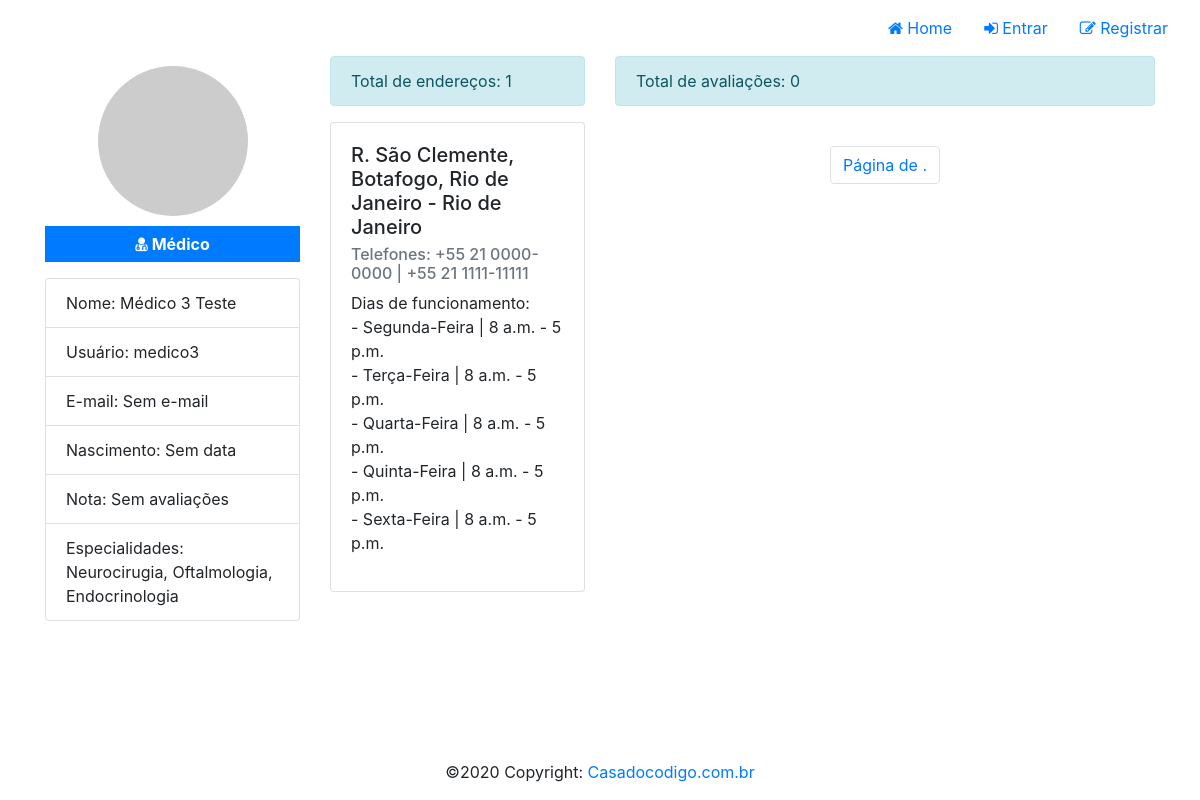
The app's page /profile/6, older data.
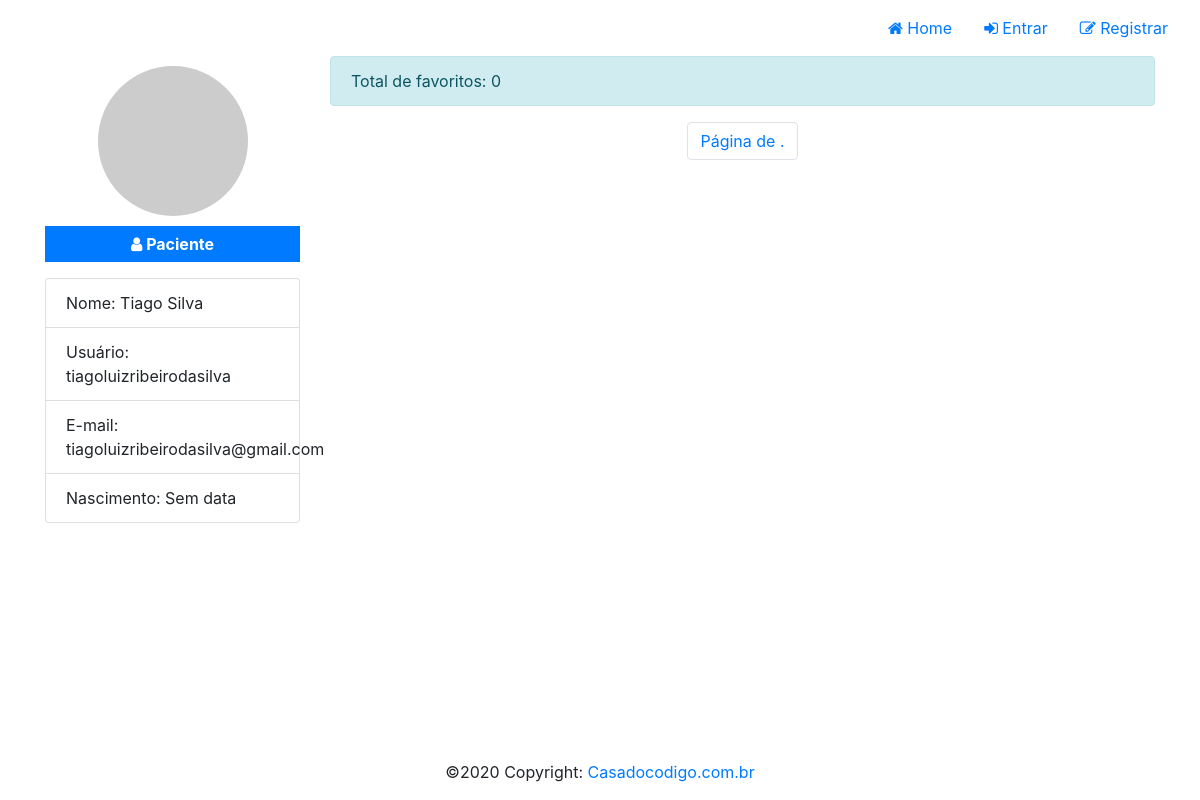
The same page, newer data.
### medicSearch/models/Profile.py (models this page shows, shortened)
class Profile(models.Model):
    user = models.OneToOneField(User, on_delete=models.CASCADE)
    role = models.IntegerField(choices=ROLE_CHOICE, default=3)
    birthday = models.DateField(default=None, null=True, blank=True)
    created_at = models.DateTimeField(auto_now_add=True)
    updated_at = models.DateTimeField(auto_now=True)
    token = models.CharField(max_length=255, null=True, blank=True)
    image = models.ImageField(null=True, blank=True)
    favorites = models.ManyToManyField(User, blank=True, related_name='favorites')
    specialties = models.ManyToManyField(Speciality, blank=True, related_name='specialties')
    addresses = models.ManyToManyField(Address, blank=True, related_name='addresses')
    def show_scoring_average(self):
        from .Rating import Rating
        try:
            ratings = Rating.objects.filter(user_rated=self.user).aggregate(Sum('value'), Count('user'))
            if ratings['user__count'] > 0:
                scoring_average = ratings['value__sum'] / ratings['user__count']
                scoring_average = round(scoring_average, 2) # Arredondando o valor para duas casas decimais
                return scoring_average
            return 'Sem avaliações'
        except:
            return 'Sem avaliações'
    def show_favorites(self):
        ids = [result.id for result in self.favorites.all()]
        return Profile.objects.filter(user__id__in=ids)
    def show_ratings(self):
        from .Rating import Rating
        return Rating.objects.filter(user_rated=self.user)

### medicSearch/models/Speciality.py (models this page shows)
class Speciality(models.Model):
    name = models.CharField(null=False, max_length=100)
    status = models.BooleanField(default=True)
    created_at = models.DateTimeField(auto_now_add=True)
    updated_at = models.DateTimeField(auto_now=True)
    def __str__(self):
        return '{}'.format(self.name)

### medicSearch/models/Address.py (models this page shows, shortened)
class Address(models.Model):
    neighborhood = models.ForeignKey(Neighborhood, null=True, related_name='neighborhood', on_delete=models.SET_NULL)
    name = models.CharField(null=False, max_length=100)
    address = models.CharField(null=False, max_length=255)
    latitude = models.DecimalField(max_digits=9, decimal_places=7)
    longitude = models.DecimalField(max_digits=9, decimal_places=7)
    opening_time = models.TimeField()
    closing_time = models.TimeField()
    days_week = models.ManyToManyField(DayWeek, blank=True, related_name='days_week')
    phone = models.CharField(null=True, blank=True, max_length=50)
    status = models.BooleanField(default=True)
    created_at = models.DateTimeField(auto_now_add=True)
    updated_at = models.DateTimeField(auto_now=True)

### medicSearch/models/Neighborhood.py (models this page shows, shortened)
class Neighborhood(models.Model):
    city = models.ForeignKey(City, null=True, related_name='city', on_delete=models.SET_NULL)
    name = models.CharField(null=False, max_length=20)
    status = models.BooleanField(default=True)
    created_at = models.DateTimeField(auto_now_add=True)
    updated_at = models.DateTimeField(auto_now=True)

### medicSearch/models/City.py (models this page shows)
class City(models.Model):
    state = models.ForeignKey(State, null=True, related_name='state', on_delete=models.SET_NULL)
    name = models.CharField(null=False, max_length=20)
    status = models.BooleanField(default=True)
    created_at = models.DateTimeField(auto_now_add=True)
    updated_at = models.DateTimeField(auto_now=True)
    def __str__(self):
        return '{} - {}'.format(self.name, self.state.name)

### medicSearch/models/State.py (models this page shows, shortened)
class State(models.Model):
    name = models.CharField(null=False, max_length=20)
    status = models.BooleanField(default=True)
    created_at = models.DateTimeField(auto_now_add=True)
    updated_at = models.DateTimeField(auto_now=True)

### medicSearch/models/DayWeek.py (models this page shows, shortened)
class DayWeek(models.Model):
    name = models.CharField(null=False, max_length=20)
    status = models.BooleanField(default=True)
    created_at = models.DateTimeField(auto_now_add=True)
    updated_at = models.DateTimeField(auto_now=True)

### medicSearch/views/ProfileView.py (the view)
def list_profile_view(request, id=None):
    profile = None
    if id is None and request.user.is_authenticated:
        profile = Profile.objects.filter(user=request.user).first()
    elif id is not None:
        profile = Profile.objects.filter(user__id=id).first()
    elif not request.user.is_authenticated:
        return redirect(to='/')
    favorites = profile.show_favorites()
    if len(favorites) > 0:
        paginator = Paginator(favorites, 8)
        page = request.GET.get('page')
        favorites = paginator.get_page(page)
    ratings = profile.show_ratings()
    if len(ratings) > 0:
        paginator = Paginator(ratings, 8)
        page = request.GET.get('page')
        ratings = paginator.get_page(page)
    context = {
        'profile': profile,
        'favorites': favorites,
        'ratings': ratings
    }
    return render(request, template_name='profile/profile.html', context=context, status=200)

### medicSearch/templates/profile/profile.html (shortened to what the changed rows need)
{% extends "base.html" %}
{% load static %}
{% block styles %}<link rel="stylesheet" href="{% static 'css/profile.css' %}">{% endblock %}
{% block content %}
<div id="content">
    <div class="container">
        <div class="row">
            <div class="col-xs-12 col-md-3" id="profile-area">
                <div id="image-profile" style="background-image: url('/media/{{profile.image}}');"></div>
                {% if profile.role == 1 %}
                <p class="badge badge-primary text-center" id="badge-role"><i class="fa fa-building"></i> Administrador</p>
                {% elif profile.role == 2 %}
                <p class="badge badge-primary text-center" id="badge-role"><i class="fa fa-user-md"></i> Médico</p>
                {% else %}
                <p class="badge badge-primary text-center" id="badge-role"><i class="fa fa-user"></i> Paciente</p>
                {% endif %}
                <ul class="list-group">
                    <li class="list-group-item">Nome: {{profile.user.get_full_name | default:"Sem nome"}}</li>
                    <li class="list-group-item">Usuário: {{profile.user.username | default:"Sem usuário"}}</li>
                    <li class="list-group-item">E-mail: {{profile.user.email | default:"Sem e-mail"}}</li>
                    <li class="list-group-item">Nascimento: {{profile.birthday | date:'d/m/Y' | default:"Sem data"}}</li>
                    {% if profile.role == 2 %}
                    <li class="list-group-item">Nota: {{ profile.show_scoring_average }}</li>
                    <li class="list-group-item">Especialidades: {{ profile.specialties.all | join:", " }}</li>
                    {% endif %}
                </ul>
            </div>
            {% if profile.role == 1 or profile.role == 3 %}
            <div class="col-xs-12 col-md-9" id="favorites-area">
                <div class="alert alert-info">Total de favoritos: {{favorites | length}}</div>
                <div class="row">
                    <nav aria-label="Page navigation" class="navigation">
                      <ul class="pagination">
                          <li class="page-item"><a class="page-link" href="#">Página {{ favorites.number }} de {{ favorites.paginator.num_pages }}.</a></li>
                      </ul>
                    </nav>
                </div>
            </div>
            {% else %}
            <div class="col-xs-12 col-md-3" id="addresses-area">
                <div class="alert alert-info">Total de endereços: {{profile.addresses.all | length}}</div>
                <div class="row">
                    {% for address in profile.addresses.all %}
                    <div class="col-xs-12 col-md-12">
                        <div class="card mb-3">
                            <div class="card-body">
                            <h5 class="card-title">{{address.address}}, {{address.neighborhood.name}}, {{address.neighborhood.city}}</h5>
                            <h6 class="card-subtitle mb-2 text-muted">Telefones: {{address.phone}}</h6>
                            <ul id="days">
                                <li>Dias de funcionamento:</li>
                                {% for day in address.days_week.all %}
                                <li>- {{day.name}} | {{address.opening_time}} - {{address.closing_time}}</li>
                                {% endfor %}
                            </ul>
                            </div>
                        </div>
                    </div>
                    {% endfor %}
                </div>
            </div>
            <div class="col-xs-12 col-md-6" id="ratings-area">
                <div class="alert alert-info">Total de avaliações: {{ratings | length}}</div>
                <div class="row">
                    <nav aria-label="Page navigation" class="navigation">
                        <ul class="pagination">
                            <li class="page-item"><a class="page-link" href="#">Página {{ ratings.number }} de {{ ratings.paginator.num_pages }}.</a></li>
                        </ul>
                    </nav>
                </div>
            </div>
            {% endif %}
        </div>
    </div>
</div>
{% endblock %}

Row changes from the older to the newer data that the page shows:
removed Profile: user.get_full_name "Médico 3 Teste", user.username "medico3", user.email "Sem e-mail", birthday "Sem data", show_scoring_average "Sem avaliações", specialties.all "Neurocirugia, Oftalmologia, Endocrinologia", addresses.all|length "1"
no longer on this page (row edited): Address: address "R. São Clemente", neighborhood.name "Botafogo", neighborhood.city "Rio de Janeiro - Rio de Janeiro", phone "+55 21 0000-0000 | +55 21 1111-11111", opening_time "8 a.m.", closing_time "5 p.m."
no longer on this page (row edited): DayWeek: name "Segunda-Feira"
no longer on this page (row edited): DayWeek: name "Terça-Feira"
no longer on this page (row edited): DayWeek: name "Quarta-Feira"
no longer on this page (row edited): DayWeek: name "Quinta-Feira"
no longer on this page (row edited): DayWeek: name "Sexta-Feira"
now on this page (row edited): Profile: user.get_full_name "Tiago Silva", user.username "tiagoluizribeirodasilva", user.email "tiagoluizribeirodasilva@gmail.com", birthday "Sem data"
changed Profile: role 2 → 3 (drawn)
Text that changed along with them:
{{ favorites | length }}: (not shown) → "0"
{{ ratings | length }}: "0" → (not shown)
text no longer shown: "Médico Nota: Especialidades: Total de endereços: Total de avaliações:"
text now shown: "Paciente Total de favoritos:"
